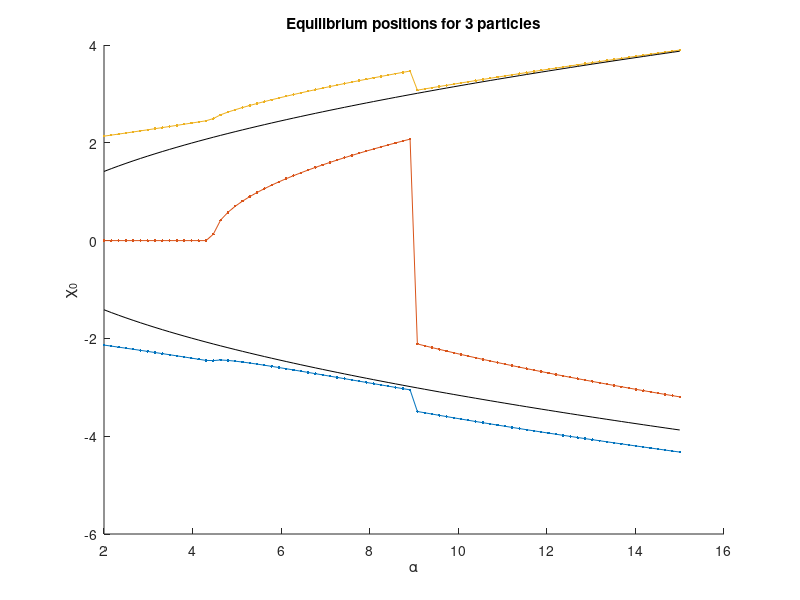

MATLAB code to generate this figure: (Note: this script raises an error after producing the figure.)
clc
clear all

disp('3 particle tunneling splitting calculation.')
tic
%% 3 particle Equilibrium positions

Nx      = 80;
Nx^3
alpha   = linspace(2, 15, Nx);
eta     = 20;
Eq_Pos  = [];
Beta    = 10^-5;

Eq_pos_3 = [];

for i = 1:Nx
    a = alpha(i);
    Potential = @(x) 0.25 * (x(1)^2 - a)^2 + 0.25 * (x(2)^2 - a)^2 + 0.25 * (x(3)^2 - a)^2 + eta/abs(x(1) - x(2)) + eta/abs(x(1) - x(3)) + eta/abs(x(2) - x(3));
    % options = optimset('Display','iter','PlotFcns',@optimplotfval, 'TolFun', 1e-8, 'TolX', 1e-8);
   options = optimset('TolFun', 1e-12, 'TolX', 1e-12, 'MaxFunEvals', 10^6, 'MaxIter', 10^6);
    x_start = [-sqrt(a)-1 -sqrt(a)+1 sqrt(a)];
    [x0, fval0] = fminsearch(Potential, x_start, options);
    Eq_pos_3(i, :) = x0;
    FuncVal(i) = fval0;
end

disp('Done with 3 particles')

figure(1)
clf(figure(1))
hold on
title('Equilibrium positions for 3 particles')
xlabel('\alpha')
ylabel('\chi_0')
plot(alpha, Eq_pos_3(:, 1), '.-', 'DisplayName', '1st particle')
plot(alpha, Eq_pos_3(:, 2), '.-', 'DisplayName', '2nd particle')
plot(alpha, Eq_pos_3(:, 3), '.-', 'DisplayName', '3rd particle')
plot(alpha, sqrt(alpha), 'k')
plot(alpha, -sqrt(alpha), 'k')
yline(0)
legend
hold off


figure(2)
clf(figure(2))
hold on
title('Value of the minima of the function')
xlabel('\alpha')
ylabel('Fvals')
plot(alpha, FuncVal,                  'DisplayName', 'Function value')
% plot(alpha, (Eq_pos - sqrt(alpha)))
set(gca, 'Yscale', 'log')
yline(min(FuncVal))
hold off

%%

XMin    = -10;
XMax    = 10;


x = linspace(XMin, XMax, Nx);
dx = x(2) - x(1);

K = -1/(2 * dx^2);

for i = 1:Nx
    if i == 1
        KineticMtx(i, i)        = -2 * K;
    else
        KineticMtx(i - 1, i)    = 1 * K;
        KineticMtx(i, i - 1)    = 1 * K;
    end


end
KineticMtx = sparse(KineticMtx);

K1      = kron(kron(KineticMtx, speye(Nx)), speye(Nx));
K2      = kron(speye(Nx), kron(KineticMtx, speye(Nx)));
K3      = kron(speye(Nx), kron(speye(Nx), KineticMtx));
KineticMtx = K1 + K2 + K3;

for i = 1:length(alpha)
    PotentialMtx = sparse(zeros(Nx));
    
    U = 0.25 * (x.^2 - alpha(i)).^2;
    PotentialMtx = sparse(diag(U));
    
    U1 = kron(kron(PotentialMtx, speye(Nx)), speye(Nx));
    U2 = kron(speye(Nx), kron(PotentialMtx, speye(Nx)));
    U3 = kron(kron(speye(Nx), speye(Nx)), PotentialMtx);
    PotentialMtx = U1 + U2 + U3;
    
    Hamiltonian = KineticMtx + PotentialMtx;
    
    X_matrix    = sparse(diag(x));
    X1          = kron(X_matrix, kron(speye(Nx), speye(Nx)));
    X2          = kron(speye(Nx), kron(X_matrix, speye(Nx)));
    X3          = kron(kron(speye(Nx), speye(Nx)), X_matrix);
    
    X12 = diag(X1) - diag(X2);
    X13 = diag(X1) - diag(X3);
    X23 = diag(X2) - diag(X3);

    InteractionMtx = eta ./ sqrt(X12.^2 + Beta^2) + eta ./ sqrt(X13.^2 + Beta^2) + eta ./ sqrt(X23.^2 + Beta^2);
    InteractionMtx = sparse(1:Nx^3, 1:Nx^3, InteractionMtx);
    
    Hamiltonian = Hamiltonian + InteractionMtx;
    
    Hamiltonian = (Hamiltonian + Hamiltonian') * 0.5;
    
    Temp_Proj = zeros(Nx^3, 3);
    
    k = 1;
    for j = 1:Nx^3
        if (X12(j) < -eps) && (X23(j) < -eps)
            Temp_Proj(k, :) = [k, j, 1];
            k = k + 1;
        end
    end

    Temp_Proj = Temp_Proj(1:(k-1), :);
    Projector = sparse(Temp_Proj(:, 1), Temp_Proj(:, 2), Temp_Proj(:, 3), k - 1, Nx^3);

    Hamiltonian = Projector * Hamiltonian * Projector';

    [Psi, E]    = eigs(Hamiltonian, 2, 'sa');
    Spectrum    = diag(E);
    dE(i)       = Spectrum(2) - Spectrum(1);
end
%%
toc
figure(3)
%clf(figure(3))
hold on
plot(alpha, dE, '.-', 'DisplayName', 'Nx = 80')
set(gca, 'Yscale', 'log')
legend
hold off

data(:, 1) = alpha;
data(:, 2) = dE;

name = ['EDSplitting_3_particles_restricted_Nx_' num2str(Nx) '_beta_' num2str(Beta)];
save(name, 'data');
